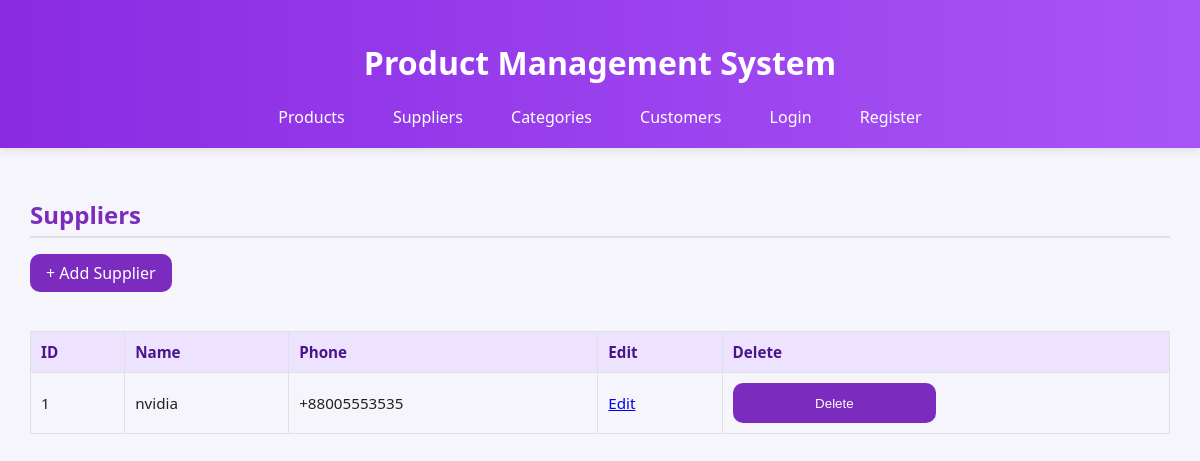
Before: /suppliers with the older database file.
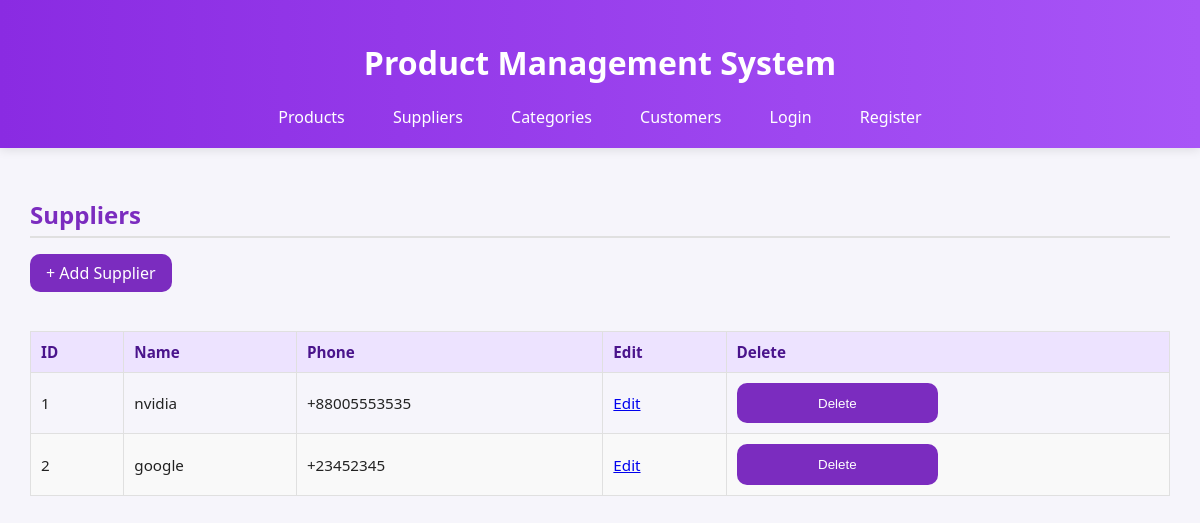
After: the same page with the newer database file.
### models.py (models this page shows)
class Supplier(db.Model):
    id = db.Column(db.Integer, primary_key=True)
    name = db.Column(db.String(120), nullable=False)
    phone = db.Column(db.String(50))
    products = db.relationship('Product', backref='supplier', lazy=True)

### routes.py (the view)
@app.route('/suppliers')
def suppliers():
    suppliers = Supplier.query.all()
    return render_template('suppliers.html', suppliers=suppliers)

### routes.py (called while the page is built)
@app.context_processor
def inject_user_status():
    return {'logged_in': 'user_id' in session}

### templates/suppliers.html (shortened to what this page needs)
{% extends "base.html" %}
{% block content %}
<div class="card">
  <div class="card-header">
    <h2>Suppliers</h2>
    <a href="{{ url_for('add_supplier') }}" class="btn-add">+ Add Supplier</a>
  </div>
  <table class="styled-table">
    <thead>
      <tr>
        <th>ID</th>
        <th>Name</th>
        <th>Phone</th>
        <th>Edit</th>
        <th>Delete</th>
      </tr>
    </thead>
    <tbody>
      {% for supplier in suppliers %}
      <tr>
        <td>{{ supplier.id }}</td>
        <td>{{ supplier.name }}</td>
        <td>{{ supplier.phone or '' }}</td>
        <td><a href="{{ url_for('edit_item', model='supplier', item_id=supplier.id) }}" class="btn-edit">Edit</a></td>
        <td>
          <form method="POST" action="{{ url_for('delete_item', model='supplier', item_id=supplier.id) }}" onsubmit="return confirm('Delete this supplier?');">
            <button type="submit" class="btn-delete">Delete</button>
          </form>
        </td>
      </tr>
      {% else %}
      <tr><td colspan="5" style="text-align:center;">No suppliers found</td></tr>
      {% endfor %}
    </tbody>
  </table>
</div>
{% endblock %}

Changed rows visible on the page:
added Supplier: id "2", name "google", phone "+23452345"
